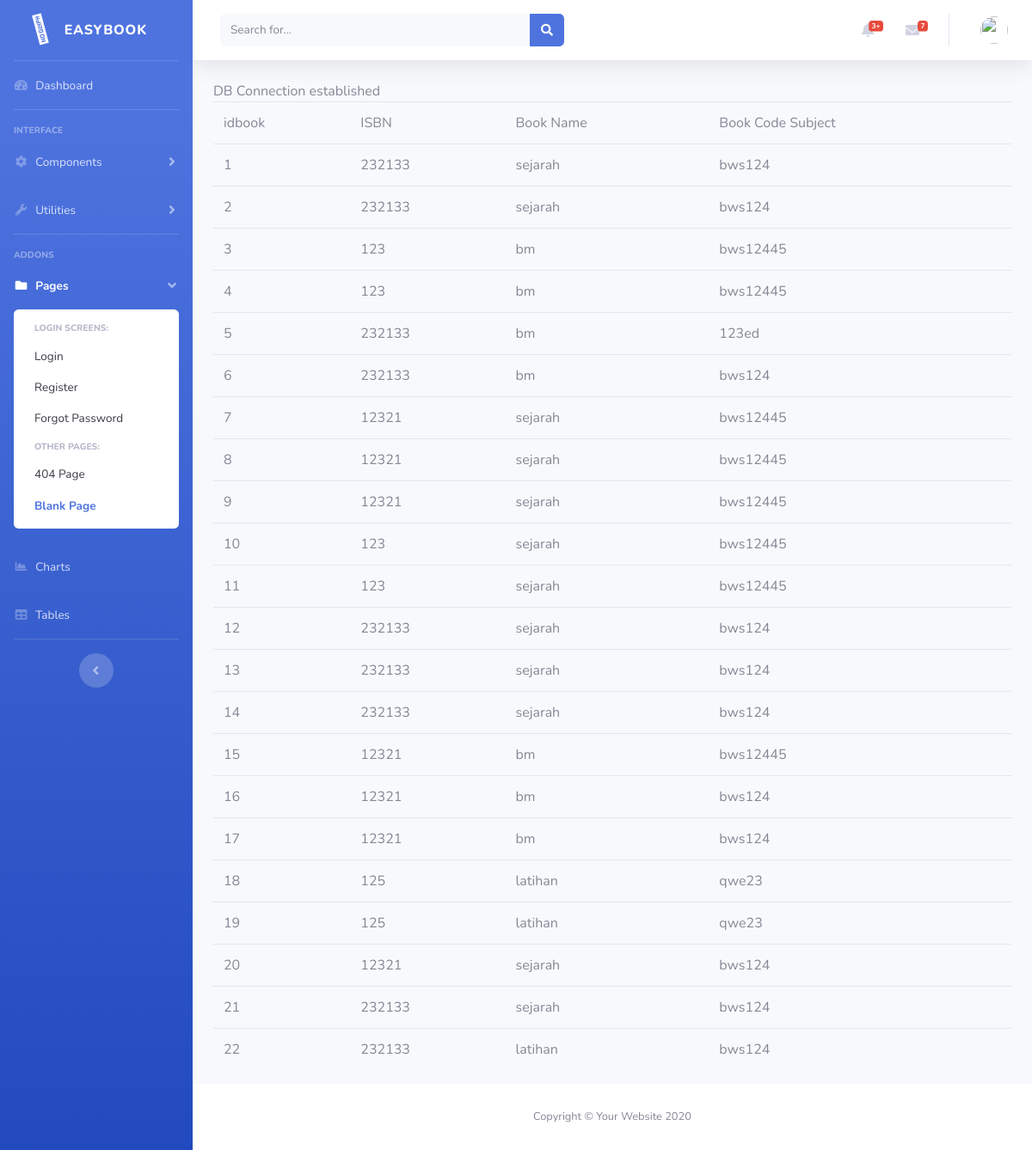
The page /searchactivity.php on the database its author committed.
### tables this page shows
CREATE TABLE IF NOT EXISTS `orderbook` (
  `idbook` int(11) NOT NULL AUTO_INCREMENT,
  `status` varchar(50) NOT NULL DEFAULT '0',
  `ownerid` int(11) NOT NULL DEFAULT '0',
  `isbn` varchar(50) DEFAULT NULL,
  `bookname` varchar(50) DEFAULT NULL,
  `bookcodesubject` varchar(50) DEFAULT NULL,
  `bookcover` varchar(225) DEFAULT NULL,
  PRIMARY KEY (`idbook`)
);

### searchactivity.php (the view, shortened to what this page needs)
<?php
include "header.template.php";
if (isset($_GET['katakunci'])){
	$key=$_GET['katakunci'];
}else{
	$key="";
}
$sql="SELECT idbook,isbn,bookname,bookcodesubject
	FROM orderbook
	WHERE bookname
	 LIKE '%$key%' ";
include "dbconnect.php";
$rs=mysqli_query($conn, $sql);
if(mysqli_num_rows($rs)==0){
	echo "No record found";
}else{
?>
<table class="table">
	<tr>
		<td>idbook</td>
		<td>ISBN</td>
		<td>Book Name</td>
		<td>Book Code Subject</td>
	</tr>
	<?php
		while($rec=mysqli_fetch_array($rs)){
			echo "<tr><td>";
			echo $rec['idbook'];
			echo "</td>";
			echo "<td>".$rec['isbn']."</td>";
			echo "<td>".$rec['bookname']."</td>";
			echo "<td>".$rec['bookcodesubject']."</td>";
			echo "</tr>";
		}
	?>
</table>
<?php
}
include "footer.template.php";
?>

### header.template.php (shortened to what this page needs)
<!DOCTYPE html>
<html lang="en">
<head>
  <link href="vendor/fontawesome-free/css/all.min.css" rel="stylesheet" type="text/css">
  <link href="css/sb-admin-2.min.css" rel="stylesheet">
</head>
<body id="page-top">
  <div id="wrapper">
    <ul class="navbar-nav bg-gradient-primary sidebar sidebar-dark accordion" id="accordionSidebar">
      <a class="sidebar-brand d-flex align-items-center justify-content-center" href="dashmain.php">
        <div class="sidebar-brand-icon rotate-n-15">
          <i class="fad fa-book-reader"></i>
        </div>
        <div class="sidebar-brand-text mx-3">Easybook </div>
      </a>
      <hr class="sidebar-divider my-0">
      <li class="nav-item">
        <a class="nav-link" href="dashmain.php">
          <i class="fas fa-fw fa-tachometer-alt"></i>
          <span>Dashboard</span></a>
      </li>
      <hr class="sidebar-divider">
      <div class="sidebar-heading">
        Interface
      </div>
      <li class="nav-item">
        <a class="nav-link collapsed" href="#" data-toggle="collapse" data-target="#collapseTwo" aria-expanded="true" aria-controls="collapseTwo">
          <i class="fas fa-fw fa-cog"></i>
          <span>Components</span>
        </a>
      </li>
      <li class="nav-item">
        <a class="nav-link collapsed" href="#" data-toggle="collapse" data-target="#collapseUtilities" aria-expanded="true" aria-controls="collapseUtilities">
          <i class="fas fa-fw fa-wrench"></i>
          <span>Utilities</span>
        </a>
      </li>
      <hr class="sidebar-divider">
      <div class="sidebar-heading">
        Addons
      </div>
      <li class="nav-item active">
        <a class="nav-link" href="#" data-toggle="collapse" data-target="#collapsePages" aria-expanded="true" aria-controls="collapsePages">
          <i class="fas fa-fw fa-folder"></i>
          <span>Pages</span>
        </a>
        <div id="collapsePages" class="collapse show" aria-labelledby="headingPages" data-parent="#accordionSidebar">
          <div class="bg-white py-2 collapse-inner rounded">
            <h6 class="collapse-header">Login Screens:</h6>
            <a class="collapse-item" href="login.html">Login</a>
            <a class="collapse-item" href="register.html">Register</a>
            <a class="collapse-item" href="forgot-password.html">Forgot Password</a>
            <h6 class="collapse-header">Other Pages:</h6>
            <a class="collapse-item" href="404.html">404 Page</a>
            <a class="collapse-item active" href="blank.html">Blank Page</a>
          </div>
        </div>
      </li>
      <li class="nav-item">
        <a class="nav-link" href="charts.html">
          <i class="fas fa-fw fa-chart-area"></i>
          <span>Charts</span></a>
      </li>
      <li class="nav-item">
        <a class="nav-link" href="tables.html">
          <i class="fas fa-fw fa-table"></i>
          <span>Tables</span></a>
      </li>
      <hr class="sidebar-divider d-none d-md-block">
      <div class="text-center d-none d-md-inline">
        <button class="rounded-circle border-0" id="sidebarToggle"></button>
      </div>
    </ul>
    <div id="content-wrapper" class="d-flex flex-column">
      <div id="content">
        <nav class="navbar navbar-expand navbar-light bg-white topbar mb-4 static-top shadow">
          <form class="d-none d-sm-inline-block form-inline mr-auto ml-md-3 my-2 my-md-0 mw-100 navbar-search" method="get"
          action="searchactivity.php">
            <div class="input-group">
              <input name="katakunci" type="text" class="form-control bg-light border-0 small" placeholder="Search for..." aria-label="Search" aria-describedby="basic-addon2">
              <div class="input-group-append">
                <button class="btn btn-primary" type="submit">
                  <i class="fas fa-search fa-sm"></i>
                </button>
              </div>
            </div>
          </form>
          <ul class="navbar-nav ml-auto">
            <li class="nav-item dropdown no-arrow mx-1">
              <a class="nav-link dropdown-toggle" href="#" id="alertsDropdown" role="button" data-toggle="dropdown" aria-haspopup="true" aria-expanded="false">
                <i class="fas fa-bell fa-fw"></i>
                <span class="badge badge-danger badge-counter">3+</span>
              </a>
            </li>
            <li class="nav-item dropdown no-arrow mx-1">
              <a class="nav-link dropdown-toggle" href="#" id="messagesDropdown" role="button" data-toggle="dropdown" aria-haspopup="true" aria-expanded="false">
                <i class="fas fa-envelope fa-fw"></i>
                <span class="badge badge-danger badge-counter">7</span>
              </a>
            </li>
            <li class="nav-item dropdown no-arrow">
              <a class="nav-link dropdown-toggle" href="#" id="userDropdown" role="button" data-toggle="dropdown" aria-haspopup="true" aria-expanded="false">
                <img class="img-profile rounded-circle" src="https://source.unsplash.com/QAB-WJcbgJk/60x60">
              </a>
            </li>
          </ul>
        </nav>
        <div class="container-fluid">

### dbconnect.php
<?php
   $servername="localhost";
   $username="root";
   $password="";
   $dbname="newsystem";
   $conn=mysqli_connect($servername,
                        $username,
                        $password,
                        $dbname);
    if (!$conn){
        die ("DB Connection failed<br>");
        }
        else{
            echo "DB Connection established
            <br>";
            }
        ?>

### footer.template.php (shortened to what this page needs)
        </div>
      </div>
      <footer class="sticky-footer bg-white">
        <div class="container my-auto">
          <div class="copyright text-center my-auto">
            <span>Copyright &copy; Your Website 2020</span>
          </div>
        </div>
      </footer>
    </div>
  </div>
</body>
</html>

### rows shown on the page
orderbook: idbook "1", isbn "232133", bookname "sejarah", bookcodesubject "bws124"
orderbook: idbook "2", isbn "232133", bookname "sejarah", bookcodesubject "bws124"
orderbook: idbook "3", isbn "123", bookname "bm", bookcodesubject "bws12445"
orderbook: idbook "4", isbn "123", bookname "bm", bookcodesubject "bws12445"
orderbook: idbook "5", isbn "232133", bookname "bm", bookcodesubject "123ed"
orderbook: idbook "6", isbn "232133", bookname "bm", bookcodesubject "bws124"
orderbook: idbook "7", isbn "12321", bookname "sejarah", bookcodesubject "bws12445"
orderbook: idbook "8", isbn "12321", bookname "sejarah", bookcodesubject "bws12445"
orderbook: idbook "9", isbn "12321", bookname "sejarah", bookcodesubject "bws12445"
orderbook: idbook "10", isbn "123", bookname "sejarah", bookcodesubject "bws12445"
orderbook: idbook "11", isbn "123", bookname "sejarah", bookcodesubject "bws12445"
orderbook: idbook "12", isbn "232133", bookname "sejarah", bookcodesubject "bws124"
orderbook: idbook "13", isbn "232133", bookname "sejarah", bookcodesubject "bws124"
orderbook: idbook "14", isbn "232133", bookname "sejarah", bookcodesubject "bws124"
orderbook: idbook "15", isbn "12321", bookname "bm", bookcodesubject "bws12445"
orderbook: idbook "16", isbn "12321", bookname "bm", bookcodesubject "bws124"
orderbook: idbook "17", isbn "12321", bookname "bm", bookcodesubject "bws124"
orderbook: idbook "18", isbn "125", bookname "latihan", bookcodesubject "qwe23"
orderbook: idbook "19", isbn "125", bookname "latihan", bookcodesubject "qwe23"
orderbook: idbook "20", isbn "12321", bookname "sejarah", bookcodesubject "bws124"
orderbook: idbook "21", isbn "232133", bookname "sejarah", bookcodesubject "bws124"
orderbook: idbook "22", isbn "232133", bookname "latihan", bookcodesubject "bws124"
